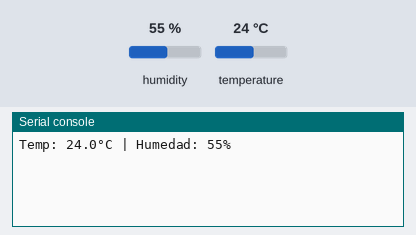
The program below on a simulated CircuitPython board. Parts: the last lines printed to the serial console. Inputs (shaded band) come from the test bench; at power-on: humidity 55 %, temperature 24 °C.

Above: at 1.2 s.
1.3 s: humidity set to 22 %
At 3.3 s:
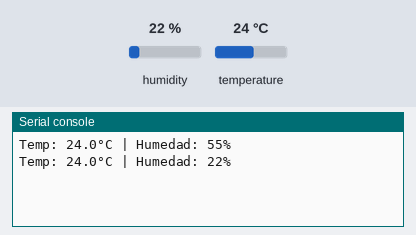
4.3 s: temperature set to 12 °C
At 5.7 s:
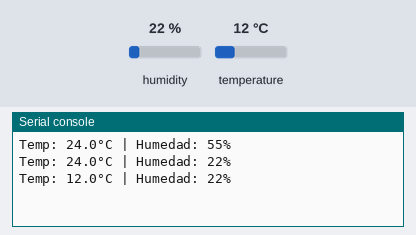
7.3 s: humidity set to 40 %
At 10.5 s:
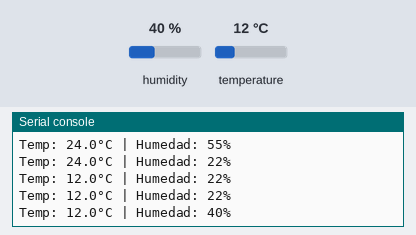
Timing chart, 0 to 12.0 s (numbered marks = the images above; inputs shaded):
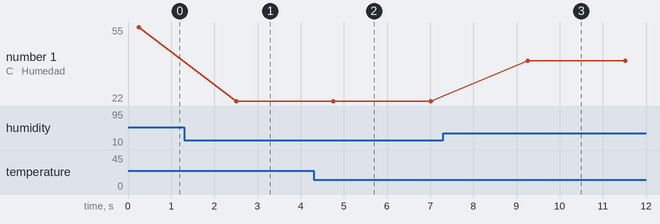

The program:

sensor_utils.py
```python
import adafruit_dht
import board
import time

class DHT11Sensor:
    def __init__(self, pin=board.D4):
        # Inicializa el sensor en el pin especificado (por defecto GPIO4)
        self.sensor = adafruit_dht.DHT11(board.D17)

    def read(self):
        try:
            temperature = self.sensor.temperature
            humidity = self.sensor.humidity

            if temperature is None or humidity is None:
                raise ValueError("Valores nulos recibidos")

            return temperature, humidity

        except RuntimeError as e:
            # Los errores RuntimeError son comunes con DHT11 (errores de lectura)
            # Simplemente devolvemos None y dejamos que el programa principal decida qué hacer
            return None, None

        except Exception as e:
            print(f"Error inesperado: {e}")
            return None, None

    def close(self):
        # Libera el pin GPIO
        self.sensor.exit()

# --- Ejemplo de uso ---
if __name__ == "__main__":
    # Instanciamos la clase
    dht_sensor = DHT11Sensor(board.D4)

    try:
        while True:
            temp, hum = dht_sensor.read()

            if temp is not None:
                print(f"Temp: {temp:.1f}°C | Humedad: {hum}%")
            else:
                print("Error de lectura, intentando de nuevo...")

            # El DHT11 necesita al menos 2 segundos entre lecturas
            time.sleep(2.0)

    except KeyboardInterrupt:
        print("\nCerrando sensor...")
    finally:
        dht_sensor.close()
```

Measured:
- after the input at 1.3 s, the serial console: prints a new line after 1.2 s (image 1)
- after the input at 4.3 s, the serial console: prints a new line after 0.46 s (image 2)
- after the input at 7.3 s, the serial console: prints a new line after 2.0 s (image 3)
- plotted number 1: 55 → 22 after the input at 1.3 s, 22 → 40 after the input at 7.3 s
